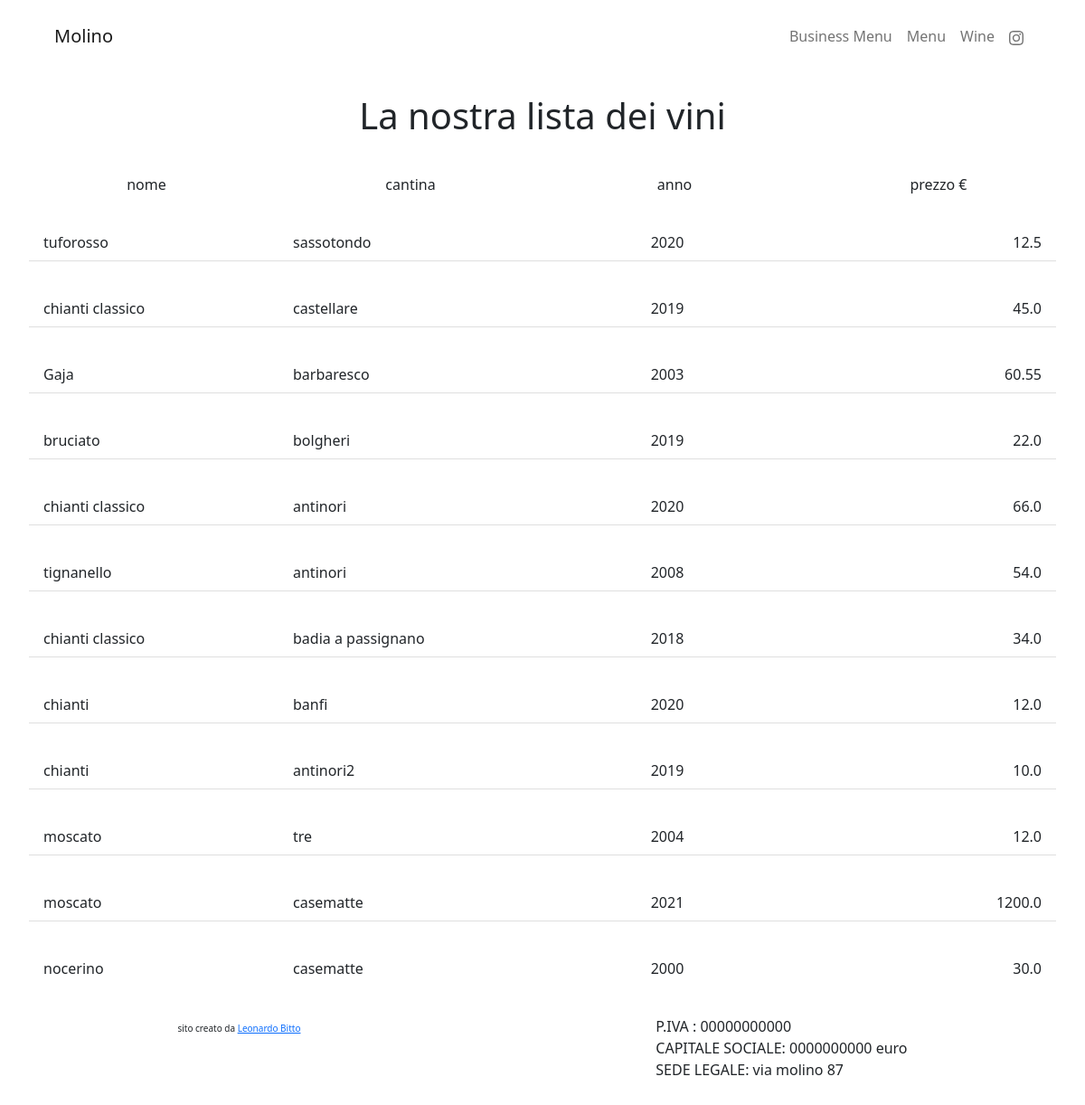
Screenshot of /wine with the database file from the repository.
### website/models.py (models this page shows, shortened)
class Wine(models.Model):
    name = models.CharField(max_length=100, null=True)
    cellar = models.CharField(max_length=100, blank=True, null=True)
    description = models.TextField(blank=True, null = True)
    price_from_vendor = models.IntegerField()
    price_to_public = models.FloatField()
    bottles_in_our_cellar = models.IntegerField(blank = True, null=True)
    year = models.IntegerField(blank=True, null=True)

### website/views.py (the view)
# urls.py: path('wine', views.wine, name="wine"),
def wine(request):
    wine = Wine.objects.filter(bottles_in_our_cellar__gt = 0)
    context={
        'wines':wine,
    }
    return render(request, 'website/wine.html', context)

### website/templates/website/wine.html
{% extends "website/base.html" %}
{% load static %}
{% block content %}
<h2 class="text-center fs-1 mx-auto p-4"> La nostra lista dei vini </h2>
<div class="flex-row d-flex justify-content-around fw-lighter  m-3">
        <span class="col-3 text-center"> nome </span>
        <span class="col-3 d-none d-md-block text-center"> cantina </span>
        <span class="col-3 text-center"> anno </span>
        <span class="col-3 d-none d-sm-block text-center"> prezzo € </span>
</div>
<ul class="list-group list-group-flush m-3 ">
{% for wine in wines %}
    <li class="list-group-item d-flex justify-content-around m-3">
        <span class="col-3"> {{ wine.name }} </span>
        <span class="col-3 d-none d-md-block"> {{ wine.cellar }} </span>
        <span class="col-3 text-center"> {{ wine.year }} </span>
        <span class="col-3 d-none d-sm-block text-end"> {{ wine.price_to_public }} </span>
    </li>
{% endfor %}
</ul>
{% endblock %}

### rows the page displays
Wine: name "tuforosso", cellar "sassotondo", year "2020", price_to_public "12.5"
Wine: name "chianti classico", cellar "castellare", year "2019", price_to_public "45.0"
Wine: name "Gaja", cellar "barbaresco", year "2003", price_to_public "60.55"
Wine: name "bruciato", cellar "bolgheri", year "2019", price_to_public "22.0"
Wine: name "chianti classico", cellar "antinori", year "2020", price_to_public "66.0"
Wine: name "tignanello", cellar "antinori", year "2008", price_to_public "54.0"
Wine: name "chianti classico", cellar "badia a passignano", year "2018", price_to_public "34.0"
Wine: name "chianti", cellar "banfi", year "2020", price_to_public "12.0"
Wine: name "chianti", cellar "antinori2", year "2019", price_to_public "10.0"
Wine: name "moscato", cellar "tre", year "2004", price_to_public "12.0"
Wine: name "moscato", cellar "casematte", year "2021", price_to_public "1200.0"
Wine: name "nocerino", cellar "casematte", year "2000", price_to_public "30.0"
